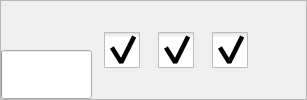
     <widget class="QFrame" name="paghopiedo">
      <property name="frameShape">
       <enum>QFrame::StyledPanel</enum>
      </property>
      <property name="frameShadow">
       <enum>QFrame::Raised</enum>
      </property>
      <property name="tipo" stdset="0">
       <string>senborda</string>
      </property>
      <layout class="QHBoxLayout" name="horizontalLayout_15">
       <property name="spacing">
        <number>12</number>
       </property>
       <property name="leftMargin">
        <number>0</number>
       </property>
       <property name="topMargin">
        <number>0</number>
       </property>
       <property name="rightMargin">
        <number>0</number>
       </property>
       <property name="bottomMargin">
        <number>0</number>
       </property>
       <item>
        <layout class="QVBoxLayout" name="verticalLayout_193">
         <property name="spacing">
          <number>0</number>
         </property>
         <property name="sizeConstraint">
          <enum>QLayout::SetNoConstraint</enum>
         </property>
         <item>
          <widget class="QPushButton" name="printilo">
           <property name="enabled">
            <bool>true</bool>
           </property>
           <property name="sizePolicy">
            <sizepolicy hsizetype="Fixed" vsizetype="Preferred">
             <horstretch>0</horstretch>
             <verstretch>0</verstretch>
            </sizepolicy>
           </property>
           <property name="minimumSize">
            <size>
             <width>0</width>
             <height>0</height>
            </size>
           </property>
           <property name="maximumSize">
            <size>
             <width>16777215</width>
             <height>16777215</height>
            </size>
           </property>
           <property name="text">
            <string notr="true"/>
           </property>
           <property name="icon">
            <iconset>
             <normalon>:/pagxopiedo/printi-pagxon.png</normalon>
             <activeon>:/pagxopiedo/printi-pagxon-hover.png</activeon>
            </iconset>
           </property>
           <property name="iconSize">
            <size>
             <width>81</width>
             <height>33</height>
            </size>
           </property>
           <property name="flat">
            <bool>true</bool>
           </property>
          </widget>
         </item>
         <item>
          <widget class="QProgressBar" name="prog_printilo">
           <property name="sizePolicy">
            <sizepolicy hsizetype="Fixed" vsizetype="Preferred">
             <horstretch>0</horstretch>
             <verstretch>0</verstretch>
            </sizepolicy>
           </property>
           <property name="value">
            <number>0</number>
           </property>
           <property name="textVisible">
            <bool>false</bool>
           </property>
           <property name="format">
            <string/>
           </property>
          </widget>
         </item>
        </layout>
       </item>
       <item>
        <widget class="QCheckBox" name="Cxapeligo">
         <property name="sizePolicy">
          <sizepolicy hsizetype="Fixed" vsizetype="Preferred">
           <horstretch>0</horstretch>
           <verstretch>0</verstretch>
          </sizepolicy>
         </property>
         <property name="styleSheet">
          <string notr="true"> QCheckBox::indicator {
     width: 36px;
     height: 36px;
 }
 QCheckBox::indicator:checked
  {
    image: url(:/ikonoj_androjdo/cx_edit.png);
  }
  QCheckBox::indicator:unchecked
  {
    image: url(:/ikonoj_androjdo/cx_edit_off.png);
  }</string>
         </property>
         <property name="iconSize">
          <size>
           <width>36</width>
           <height>36</height>
          </size>
         </property>
         <property name="checked">
          <bool>true</bool>
         </property>
        </widget>
       </item>
       <item>
        <widget class="QCheckBox" name="Parolo">
         <property name="sizePolicy">
          <sizepolicy hsizetype="Fixed" vsizetype="Preferred">
           <horstretch>0</horstretch>
           <verstretch>0</verstretch>
          </sizepolicy>
         </property>
         <property name="styleSheet">
          <string notr="true"> QCheckBox::indicator {
     width: 36px;
     height: 36px;
 }
 QCheckBox::indicator:checked
  {
    image: url(:/ikonoj_androjdo/baseline_record_voice_over_black_36.png);
  }
  QCheckBox::indicator:unchecked
  {
    image: url(:/ikonoj_androjdo/baseline_voice_over_off_black_36.png);
  }</string>
         </property>
         <property name="text">
          <string notr="true"/>
         </property>
         <property name="iconSize">
          <size>
           <width>36</width>
           <height>36</height>
          </size>
         </property>
         <property name="checked">
          <bool>true</bool>
         </property>
        </widget>
       </item>
       <item>
        <widget class="QCheckBox" name="Noteto">
         <property name="sizePolicy">
          <sizepolicy hsizetype="Fixed" vsizetype="Preferred">
           <horstretch>0</horstretch>
           <verstretch>0</verstretch>
          </sizepolicy>
         </property>
         <property name="styleSheet">
          <string notr="true"> QCheckBox::indicator {
     width: 36px;
     height: 36px;
 }
 QCheckBox::indicator:checked
  {
    image: url(:/ikonoj_androjdo/baseline_music_note_black_36.png);
  }
  QCheckBox::indicator:unchecked
  {
    image: url(:/ikonoj_androjdo/baseline_music_note_black_off_36.png);
  }</string>
         </property>
         <property name="text">
          <string notr="true"/>
         </property>
         <property name="iconSize">
          <size>
           <width>36</width>
           <height>36</height>
          </size>
         </property>
         <property name="checked">
          <bool>true</bool>
         </property>
        </widget>
       </item>
       <item>
        <widget class="QPushButton" name="Sendas">
         <property name="enabled">
          <bool>true</bool>
         </property>
         <property name="sizePolicy">
          <sizepolicy hsizetype="Fixed" vsizetype="Preferred">
           <horstretch>0</horstretch>
           <verstretch>0</verstretch>
          </sizepolicy>
         </property>
         <property name="text">
          <string notr="true"/>
         </property>
         <property name="icon">
          <iconset resource="ikonoj_androjdo.qrc">
           <normaloff>:/ikonoj_androjdo/baseline_send_black_36.png</normaloff>:/ikonoj_androjdo/baseline_send_black_36.png</iconset>
         </property>
         <property name="iconSize">
          <size>
           <width>36</width>
           <height>36</height>
          </size>
         </property>
         <property name="flat">
          <bool>true</bool>
         </property>
        </widget>
       </item>
      </layout>
     </widget>
